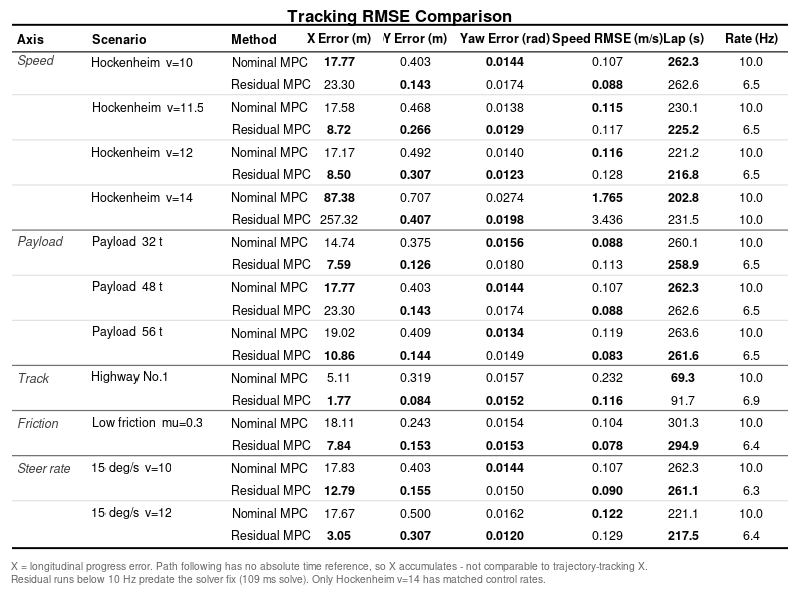

The MATLAB script that drew this image:
% Tracking RMSE 표 - 일반화 축별 X / Y / Yaw, nominal vs residual
%
% 논문의 일반화 축을 한 표에 담는다.
%   Speed       10 / 11.5 / 12 / 14 m/s   (14 는 학습 상한 12.23 밖 = 외삽)
%   Payload     32 / 48 / 56 t            (48 t 는 Speed v=10 과 같은 주행)
%   Track       USA Highway No.1          (재학습 없음)
%   Friction    mu = 0.3                  (완주한 v=9 만)
%   Steer rate  15 deg/s                  (나머지 행은 기본 57.3 deg/s)
% 각 조건에서 더 좋은(작은) 값을 굵게 표시한다.
%
% 지표 정의
%   Y  (m)   횡오차   = Frenet n     (기준 경로에서 옆으로 벗어난 거리) RMSE
%   Yaw(rad) 헤딩오차 = Frenet alpha (경로 접선 대비 차체 방향)        RMSE
%   X  (m)   종방향 진행오차 = (실제 진행거리) - (목표속도 x 경과시간) RMSE
%
% ** X 주의 ** 이 MPC 는 trajectory tracking 이 아니라 path following 이다.
% 종방향 목표가 s_target = s + v*dt*(i+1) 로 현재 위치 기준 상대값이라 절대
% 시간 기준이 없고, 종방향 지연을 되돌릴 수단이 없어 X 는 설계상 누적된다.
% Y 보다 큰 것은 제어 실패가 아니라 이 구조 탓이며, 시간 궤적을 쫓는 논문의
% X 와 나란히 놓으면 안 된다. 종방향 성능은 SHOW_EXTRA 로 켜지는 속도추종
% RMSE 와 랩타임으로 읽는 편이 정확하다.
%
% 데이터: fig_tracking_rmse.mat  (results/tracking_rmse.py 가 생성)
% 실행:   results/matlab/ 폴더 안에서 `plot_tracking_rmse`
% 요구:   base MATLAB 만 (툴박스 불필요). R2013a 이상.

clear; close all
load('fig_tracking_rmse.mat')

SHOW_EXTRA = 1;    % 1 = 속도추종 RMSE / 랩타임 / 실제 제어율 열을 함께 표시.
                   %     제어율은 잔차 주행 다수가 6.5 Hz 라(solve 109 ms, 수정 전)
                   %     공정성 확인에 필요하다. v=14 만 양쪽 10 Hz.
FS         = 9;    % 본문 글씨 크기
TITLE = 'Tracking RMSE Comparison';

nS = numel(scenario);
if SHOW_EXTRA
    hdr = {'Axis','Scenario','Method','X Error (m)','Y Error (m)','Yaw Error (rad)', ...
           'Speed RMSE (m/s)','Lap (s)','Rate (Hz)'};
    dat = {x_rmse, y_rmse, yaw_rmse, v_rmse, lap_time, rate_hz};
    fmt = {'%.2f','%.3f','%.4f','%.3f','%.1f','%.1f'};
    lower_better = [1 1 1 1 1 0];            % 0 = 굵게 표시하지 않음
    colx = [0.022 0.115 0.290 0.425 0.520 0.632 0.760 0.855 0.940];
else
    hdr = {'Axis','Scenario','Method','X Error (m)','Y Error (m)','Yaw Error (rad)'};
    dat = {x_rmse, y_rmse, yaw_rmse};
    fmt = {'%.2f','%.3f','%.4f'};
    lower_better = [1 1 1];
    colx = [0.03 0.15 0.38 0.60 0.75 0.92];
end
nC = numel(dat);

nRow = 2*nS + 4.6;
rowH = 1/nRow;
figW = 260 + 108*nC;
figure('Color','w','Position',[60 40 figW 62+26*(2*nS+3)])
% axis off 를 쓰려면 axis 라는 변수가 없어야 한다 -> .mat 필드는 gen_axis
axes('Position',[0 0 1 1]); hold on; axis off
xlim([0 1]); ylim([0 1]); set(gca,'YDir','reverse')

yt   = @(k) (k+1.7)*rowH;
rule = @(y,w) line([0.015 0.985],[y y],'Color','k','LineWidth',w);

text(0.5, 0.75*rowH, TITLE, 'HorizontalAlignment','center', ...
     'FontSize',12,'FontWeight','bold');

rule(yt(-0.6), 1.4);
for c = 1:numel(hdr)
    al = 'center'; if c <= 3, al = 'left'; end
    text(colx(c), yt(0), hdr{c}, 'HorizontalAlignment',al, ...
         'FontSize',FS,'FontWeight','bold');
end
rule(yt(0.6), 0.8);

for i = 1:nS
    newAxis = (i == 1) || ~strcmp(gen_axis{i}, gen_axis{i-1});
    for j = 1:2
        y = yt(2*(i-1) + j);
        if j == 1
            if newAxis
                text(colx(1), y, gen_axis{i}, 'HorizontalAlignment','left', ...
                     'FontSize',FS,'FontAngle','italic','Color',[0.25 0.25 0.25]);
            end
            text(colx(2), y, scenario{i}, 'HorizontalAlignment','left','FontSize',FS);
        end
        text(colx(3), y, method{j}, 'HorizontalAlignment','left','FontSize',FS);
        for c = 1:nC
            if lower_better(c) && dat{c}(i,j) < dat{c}(i,3-j)
                fw = 'bold';
            else
                fw = 'normal';
            end
            text(colx(3+c), y, sprintf(fmt{c}, dat{c}(i,j)), ...
                 'HorizontalAlignment','center','FontSize',FS,'FontWeight',fw);
        end
    end
    % 축이 바뀌는 곳은 진한 선, 같은 축 안은 옅은 선
    if i < nS
        yl = yt(2*i + 0.5);
        if ~strcmp(gen_axis{i+1}, gen_axis{i})
            line([0.015 0.985],[yl yl],'Color',[0.45 0.45 0.45],'LineWidth',0.9);
        else
            line([0.015 0.985],[yl yl],'Color',[0.86 0.86 0.86],'LineWidth',0.5);
        end
    end
end
rule(yt(2*nS+0.6), 1.4);

text(0.015, yt(2*nS+1.4), ['X = longitudinal progress error. Path following has no ' ...
     'absolute time reference, so X accumulates - not comparable to trajectory-tracking X.'], ...
     'HorizontalAlignment','left','FontSize',FS-1.5,'Color',[0.4 0.4 0.4], ...
     'Interpreter','none');
if SHOW_EXTRA && any(rate_hz(:) < 9)
    text(0.015, yt(2*nS+2.0), ['Residual runs below 10 Hz predate the solver fix ' ...
         '(109 ms solve). Only Hockenheim v=14 has matched control rates.'], ...
         'HorizontalAlignment','left','FontSize',FS-1.5,'Color',[0.4 0.4 0.4], ...
         'Interpreter','none');
end
